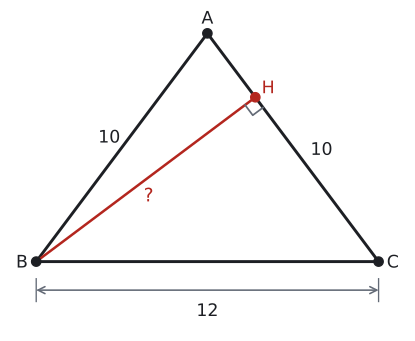

Here is the Python script that generated this plot:
import sys; sys.path.insert(0, "tools")
from cizim import *

# Alıştırma 5: |AB| = |AC| = 10, |BC| = 12; [BH] ⊥ [AC], H, AC üzerinde; |BH| = 9,6.
P = lambda x, y: np.array([float(x), float(y)])
uz = lambda X, Y: float(np.linalg.norm(X - Y))
def dik(K, X, Y, r):
    """K köşesinde KX ile KY arasındaki dik açı işareti (r: kenar boyu)."""
    a_ = (X - K) / uz(X, K) * r; b_ = (Y - K) / uz(Y, K) * r
    ax.plot(*zip(K + a_, K + a_ + b_, K + b_), color=SOLUK, lw=1.3)
def kenar(X, Y, metin, G, d, renk=YAZI, fs=13):
    """[XY] kenarının ortasına, G'den uzak yana d kadar açıkta etiket."""
    M = (X + Y) / 2; t = (Y - X) / uz(X, Y); n = np.array([-t[1], t[0]])
    if np.dot(n, M - G) < 0: n = -n
    ax.text(*(M + d * n), metin, ha="center", va="center", color=renk, fontsize=fs)
def olcu(X, Y, metin, kay, renk=SOLUK, fs=13):
    """X ile Y arasında, kay vektörü kadar kaydırılmış oklu ölçü çizgisi; yazı çizginin dışında."""
    kay = np.array(kay, dtype=float); X2, Y2 = X + kay, Y + kay
    ax.annotate("", xy=Y2, xytext=X2, arrowprops=dict(arrowstyle="<->", color=renk, lw=1.2, shrinkA=0, shrinkB=0))
    for Z in (X, Y): ax.plot(*zip(Z + kay * 0.6, Z + kay * 1.4), color=renk, lw=1)
    M = (X2 + Y2) / 2 + 0.75 * kay
    ax.text(*M, metin, ha="center", va="center", color=YAZI, fontsize=fs)
def harf(X, ad, dx, dy, renk=YAZI):
    nokta(ax, *X, "", renk=renk)
    ax.text(X[0] + dx, X[1] + dy, ad, ha="center", va="center", color=renk, fontsize=13)

B, C, A = P(0, 0), P(12, 0), P(6, 8)
u = (C - A) / uz(A, C); H = A + np.dot(B - A, u) * u
print("AB", uz(A, B), "BH", round(uz(B, H), 4), "H", H)
G = (A + B + C) / 3
fig, ax = sekil(6, 4.4)
ax.set_aspect("equal"); ax.axis("off")
ax.plot(*zip(B, C, A, B), color=YAZI)
ax.plot(*zip(B, H), color=KIRMIZI, lw=1.9)
dik(H, B, C, 0.45)
harf(A, "A", 0, 0.5); harf(B, "B", -0.5, -0.05); harf(C, "C", 0.5, -0.05); harf(H, "H", 0.45, 0.3, KIRMIZI)
kenar(A, B, "10", G, 0.55)
ax.text(10.0, 3.9, "10", ha="center", va="center", fontsize=13)
olcu(B, C, "12", (0, -1.0))
M = (B + H) / 2
ax.text(M[0] + 0.1, M[1] - 0.6, "?", ha="center", va="center", color=KIRMIZI, fontsize=14)
ax.set_xlim(-1.0, 13.0); ax.set_ylim(-2.5, 8.9)
kaydet(fig, __file__)
